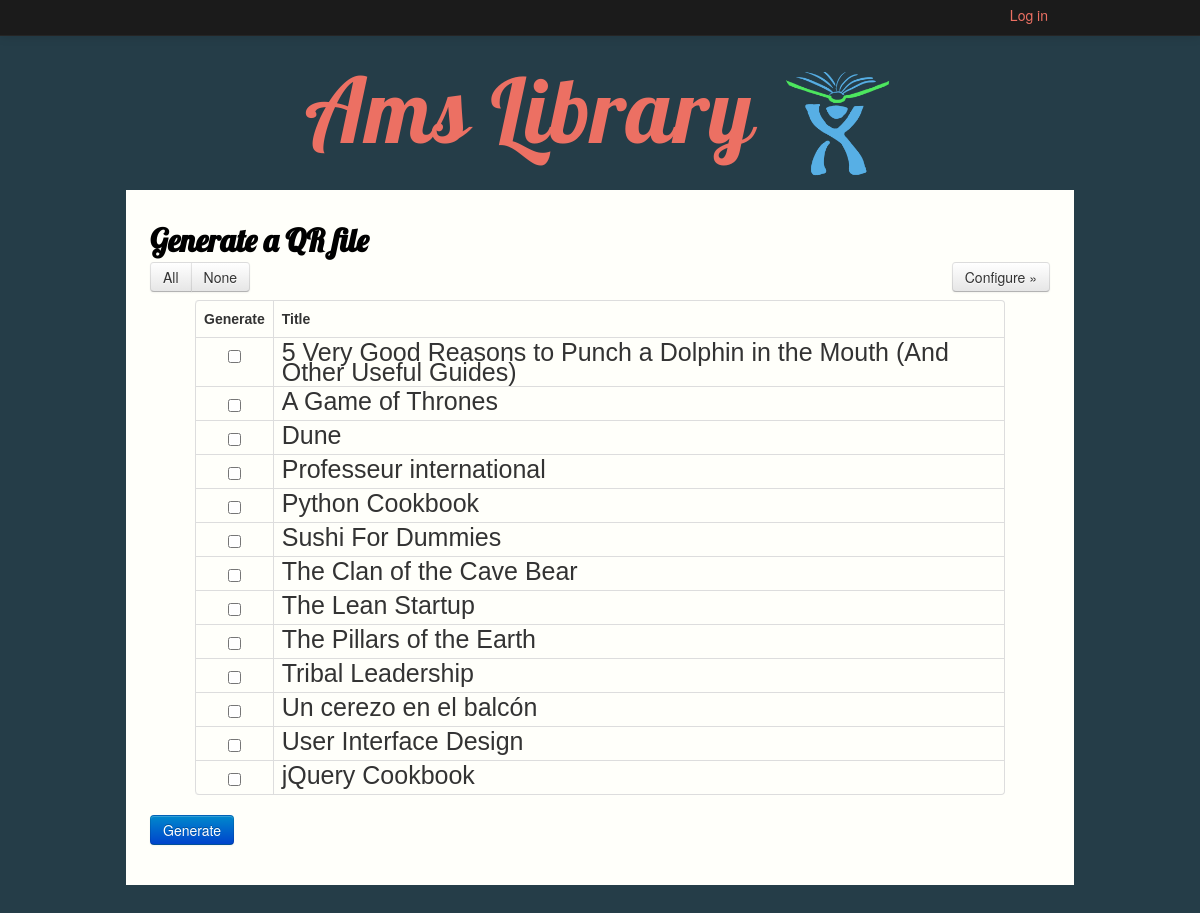
The page /QR on the database its author committed.
### tables this page shows
CREATE TABLE books (
  id integer primary key autoincrement,
  title string not null,
  description string,
  authors string,
  publisher string,
  publisherDate string,
  ISBN integer,
  thumbnail string,
  webReaderLink string,
  borrower string,
  borrowerGr string
);

### flaskr.py (the view)
@app.route("/QR", methods=["GET"])
def QR_generate():
    db = get_db()
    cur = db.execute("select * from books order by title asc")
    books = cur.fetchall()
    return render_template("generate_qr.html", books=books)

### flaskr.py (called while the page is built)
def get_db():
    top = _app_ctx_stack.top
    if not hasattr(top, "sqlite_db"):
        sqlite_db = sqlite3.connect(app.config["DATABASE"])
        sqlite_db.row_factory = sqlite3.Row
        top.sqlite_db = sqlite_db
    return top.sqlite_db

@app.teardown_appcontext
def close_db_connection(exception):
    top = _app_ctx_stack.top
    if hasattr(top, "sqlite_db"):
        top.sqlite_db.close()

### templates/generate_qr.html (shortened to what this page needs)
{% extends "layout.html" %}
{% block body %}
    <h2>Generate a QR file</h2>
    <div class="btn-group filter-books inline">
        <button class="btn" onclick="selectAll()">All</button>
        <button class="btn"  onclick="selectNone()">None</button>
    </div>
    <div class="btn-group inline pull-right filter-books">
        <button class="btn " onclick="showConfigQR()">Configure &raquo;</button>
    </div>
    <form action="{{ url_for('QR') }}" method="post" class="add-book form-horizontal">
        <table class="table table-bordered">
            <thead>
                <tr>
                    <th>Generate</th>
                    <th>Title</th>
                </tr>
            </thead>
            {% for book in books %}
                <tr>
                    <td style="text-align: center;">
                        <input type="checkbox" name="{{ book.id }}" value="true">
                    </td>
                    <td>
                        {{ book.title }}
                    </td>
                </tr>
            {% else %}
                <em>Unbelievable. No books here so far!</em>
            {% endfor %}
        </table>
        <input type="submit" value="Generate" class="btn btn-primary">
    </form>
{% endblock %}

### static/style.css (style rules this page uses)
body { background: none repeat scroll 0% 0% rgb(37, 61, 72); }
h2 { font-family: 'Lobster', cursive; color: black; }
form input, form textarea { width: 80%; }
.filter-books { text-align: center; top: -8px; position: relative; }
.table { width: 90%; margin-left: auto; margin-right: auto; vertical-align: middle; }
.table td { font-size: 25px; padding: 4px 8px; height: 25px; }

### templates/layout.html (style rules this page uses)
body { padding-top: 60px; padding-bottom: 40px; }

### rows shown on the page
books: title "5 Very Good Reasons to Punch a Dolphin in the Mouth (And Other Useful Guides)"
books: title "A Game of Thrones"
books: title "Dune"
books: title "Professeur international"
books: title "Python Cookbook"
books: title "Sushi For Dummies"
books: title "The Clan of the Cave Bear"
books: title "The Lean Startup"
books: title "The Pillars of the Earth"
books: title "Tribal Leadership"
books: title "Un cerezo en el balcón"
books: title "User Interface Design"
books: title "jQuery Cookbook"
